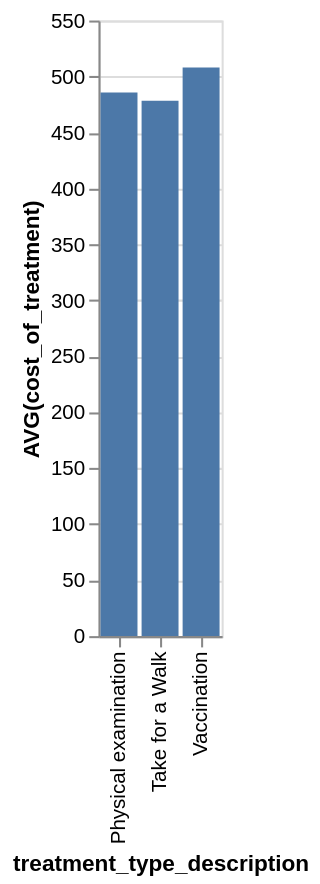

Vega-Lite specification for this chart:
### Vega-Lite specification from a JSON file in a GitHub repository (floating-point values rounded to 4 significant figures)
{"data": {"values": [{"x_data": "Physical examination", "y_data": 485.8}, {"x_data": "Take for a Walk", "y_data": 478.4}, {"x_data": "Vaccination", "y_data": 508}]}, "mark": "bar", "encoding": {"x": {"field": "x_data", "type": "nominal", "title": "treatment_type_description", "sort": "ascending"}, "y": {"field": "y_data", "type": "quantitative", "title": "AVG(cost_of_treatment)"}}}
